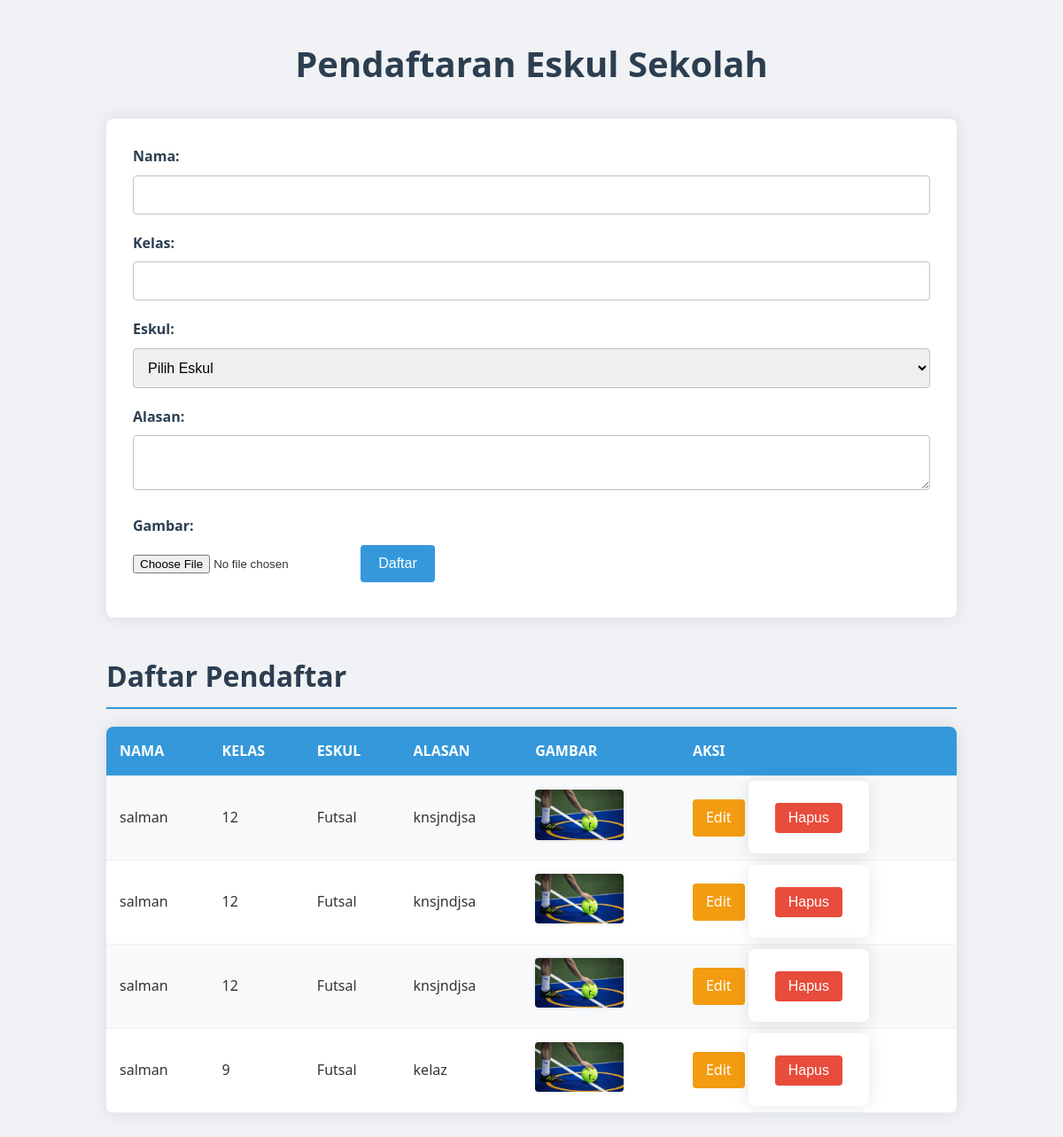
The page / on the database its author committed.
### tables this page shows
CREATE TABLE eskul (
        id INTEGER PRIMARY KEY AUTOINCREMENT,
        nama TEXT NOT NULL,
        kelas TEXT NOT NULL,
        eskul TEXT NOT NULL,
        alasan TEXT,
        gambar TEXT
    );

### function.php (called while the page is built, shortened)
<?php
function getAllData($db) {
    return $db->query('SELECT * FROM eskul ORDER BY id DESC');
}
?>

### index.php (the view, shortened to what this page needs)
<?php
require_once 'function.php';
$db = initDB();
$edit_mode = false;
$edit_data = null;
$results = getAllData($db);
?>
<!DOCTYPE html>
<html lang="id">
<head>
    <link rel="stylesheet" href="style.css">
</head>
<body>
    <div class="container">
        <h1>Pendaftaran Eskul Sekolah</h1>
        <form action="" method="post" enctype="multipart/form-data">
            <label for="nama">Nama:</label>
            <input type="text" id="nama" name="nama" required autofocus value="<?= $edit_mode ? $edit_data['nama'] : '' ?>">
            <label for="kelas">Kelas:</label>
            <input type="text" id="kelas" name="kelas" required value="<?= $edit_mode ? $edit_data['kelas'] : '' ?>">
            <label for="eskul">Eskul:</label>
            <select id="eskul" name="eskul" required>
                <option value="">Pilih Eskul</option>
            </select>
            <label for="alasan">Alasan:</label>
            <textarea id="alasan" name="alasan"><?= $edit_mode ? $edit_data['alasan'] : '' ?></textarea>
            <?php if (!$edit_mode): ?>
                <label for="gambar">Gambar:</label>
                <input type="file" id="gambar" name="gambar" accept="image/*">
            <?php endif; ?>
            <?php if ($edit_mode): ?>
                <button type="submit" name="update">Update</button>
                <a href="index.php" class="button">Batal</a>
            <?php else: ?>
                <button type="submit" name="submit">Daftar</button>
            <?php endif; ?>
        </form>
        <h2>Daftar Pendaftar</h2>
        <table>
            <tr>
                <th>Nama</th>
                <th>Kelas</th>
                <th>Eskul</th>
                <th>Alasan</th>
                <th>Gambar</th>
                <th>Aksi</th>
            </tr>
            <?php while ($row = $results->fetchArray()): ?>
            <tr>
                <td><?= htmlspecialchars($row['nama']) ?></td>
                <td><?= htmlspecialchars($row['kelas']) ?></td>
                <td><?= htmlspecialchars($row['eskul']) ?></td>
                <td><?= htmlspecialchars($row['alasan']) ?></td>
                <td>
                    <?php if ($row['gambar']): ?>
                        <img src="<?= htmlspecialchars($row['gambar']) ?>" alt="Gambar Pendaftar" width="100">
                    <?php else: ?>
                        Tidak ada gambar
                    <?php endif; ?>
                </td>
                <td>
                    <a href="?edit=<?= $row['id'] ?>" class="button edit">Edit</a>
                    <form action="" method="post" style="display: inline;">
                        <button type="submit" name="delete" class="delete" onclick="return confirm('Apakah Anda yakin ingin menghapus data ini?')">Hapus</button>
                    </form>
                </td>
            </tr>
            <?php endwhile; ?>
        </table>
    </div>
</body>
</html>

### css/style.css (style rules this page uses)
* { margin: 0; padding: 0; box-sizing: border-box; }
body { font-family: 'Segoe UI', Tahoma, Geneva, Verdana, sans-serif; line-height: 1.6; color: #333; background-color: #f0f2f5; padding: 20px; }
.container { max-width: 1000px; margin: 0 auto; padding: 20px; }
h1, h2 { color: #2c3e50; margin-bottom: 20px; }
h1 { font-size: 2.5em; text-align: center; margin-bottom: 30px; }
h2 { font-size: 2em; border-bottom: 2px solid #3498db; padding-bottom: 10px; margin-top: 40px; }
form { background-color: #ffffff; padding: 30px; border-radius: 8px; box-shadow: 0 0 20px rgba(0, 0, 0, 0.1); margin-bottom: 40px; }
label { display: block; margin-bottom: 8px; font-weight: bold; color: #2c3e50; }
input[type="text"], select, textarea { width: 100%; padding: 12px; margin-bottom: 20px; border: 1px solid #bdc3c7; border-radius: 4px; font-size: 16px; transition: border-color 0.3s ease; }
input[type="file"] { margin-bottom: 20px; }
button { background-color: #3498db; color: white; padding: 12px 20px; border: none; border-radius: 4px; cursor: pointer; font-size: 16px; transition: background-color 0.3s ease; }
table { width: 100%; border-collapse: collapse; background-color: #ffffff; box-shadow: 0 0 20px rgba(0, 0, 0, 0.1); border-radius: 8px; overflow: hidden; }
th, td { padding: 15px; text-align: left; border-bottom: 1px solid #ecf0f1; }
th { background-color: #3498db; color: white; font-weight: bold; text-transform: uppercase; }
tr:nth-child(even) { background-color: #f8f9fa; }
img { max-width: 100px; height: auto; border-radius: 4px; box-shadow: 0 0 5px rgba(0, 0, 0, 0.1); }
.button { display: inline-block; padding: 8px 15px; background-color: #3498db; color: white; text-decoration: none; border-radius: 4px; transition: background-color 0.3s ease; }
.button.edit { background-color: #f39c12; }
button.delete { background-color: #e74c3c; color: white; border: none; padding: 8px 15px; border-radius: 4px; cursor: pointer; transition: background-color 0.3s ease; }

### rows shown on the page
eskul: nama "salman", kelas "12", eskul "Futsal", alasan "knsjndjsa", gambar (picture)
eskul: nama "salman", kelas "12", eskul "Futsal", alasan "knsjndjsa", gambar (picture)
eskul: nama "salman", kelas "12", eskul "Futsal", alasan "knsjndjsa", gambar (picture)
eskul: nama "salman", kelas "9", eskul "Futsal", alasan "kelaz", gambar (picture)
